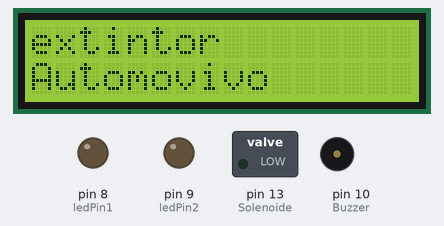
The sketch below on a simulated Arduino Uno, built with avr-gcc and run on an emulated ATmega328P. Parts: 16×2 character LCD, switched loads named in the sketch (green lamp = pin HIGH), output pins drawn as LEDs (lit = HIGH), buzzer (waves = sounding, pin HIGH).

Above: at 0.1 s.
At 10.1 s:
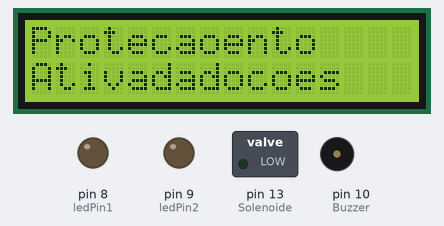
At 20.1 s:
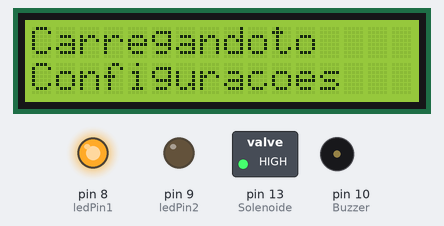
At 38.2 s:
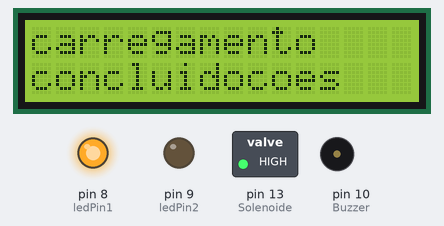
Timing chart, 0 to 39.7 s (numbered marks = the images above):
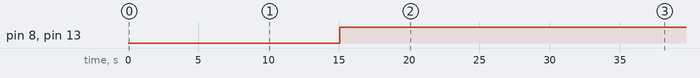

Measured:
- by itself, pin 8 (ledPin1), pin 13 (Solenoide): LOW → HIGH at 15.1 s
- what the display in image 1 shows lasts 5.0 s, from 10.1 s to 15.1 s
- what the display in image 2 shows lasts 3.0 s, from 20.1 s to 23.1 s

The sketch:

Extintor_Automatico_Automotivo.ino
```cpp
// Programação extintor_teste_0001

#include <LiquidCrystal.h>
LiquidCrystal lcd(12, 11, 5, 4, 3, 2);
const int pinoSensor = 0;
const int Botao1 = 6;                      //Botao para acionamento do estintor
const int Botao2 = 7;                      //Botao para cancelamento de acionamento
const int ledPin1 = 8;                     //Led de status de bom funcionamento
const int ledPin2 = 9;                     //Led de alerta de Incêndio
const int Buzzer = 10;                     //Buzzer para alarme de Incendio
const int Solenoide = 13;                  //solenoide de controle do extintor

int EstadoBotao1 = 0;                      //Botao inicia desligado
int EstadoBotao2 = 0;                      //Botao inicia desligado
int valorSensor = 0;                       //Sensor de Temperatura inicia com valor "0"

void setup(){
  Serial.begin(9600);
  lcd.begin(16, 2);                      //Informa to tamanho do display
  pinMode(Botao1, INPUT);                  //Indica pno 6 como entrada
  pinMode(Botao2, INPUT);                  //Indica pno 7 como entrada
  pinMode(ledPin1, OUTPUT);                //Indica pino 8 como saida
  pinMode(ledPin2, OUTPUT);                //Indica pino 9 como saida
  pinMode(Buzzer, OUTPUT);                 //Indica pino 10 como saida
  pinMode(Solenoide, OUTPUT);              //Indica o pino 13 como saida
}

void loop(){
  lcd.setCursor(0,0);
  lcd.print("extintor");                 //Indica o que será escrito na linha 0
  lcd.setCursor(0,1);
  lcd.print("Automovivo");               //Indica o que será escrito na linha 1

  delay(5000);

  lcd.setCursor(0,0);
  lcd.print("Carregando");
  lcd.setCursor(0,1);
  lcd.print("Configuracoes");

  delay(3000);

  lcd.setCursor(0,0);
  lcd.print("carregamento");
  lcd.setCursor(0,1);
  lcd.print("concluido");

  delay(2000);

  lcd.setCursor(0,0);
  lcd.print("Protecao");
  lcd.setCursor(0,1);
  lcd.print("Ativada");

  delay(5000);

  lcd.setCursor(0,0);
  lcd.print("status");
  lcd.setCursor(0,1);
  lcd.print("valorSensor = ");

  //Condição inicial caso a temperatura esteja acima de "0"
  if (valorSensor > 0){
    digitalWrite(ledPin1, HIGH);
  }

  //Condição inicial caso a temperatura nao esteja acima de "0"
  else{
    digitalWrite(ledPin1, LOW);
  }

  //Condição inicial caso a temperatura esteja acima de "800"
  if (valorSensor > 800){
    digitalWrite(ledPin1, LOW);
    delay(2000);
    digitalWrite(ledPin1,HIGH);
    digitalWrite(ledPin1, LOW);
    delay(1000);
    digitalWrite(ledPin1,HIGH);
    digitalWrite(ledPin1, LOW);
    delay(500);
    digitalWrite(ledPin1,HIGH);
  }

  //Condição inicial caso a temperatura esteja acima de "935"
  if (valorSensor > 935){
    digitalWrite(ledPin1, LOW);
    lcd.setCursor(0,0);
    lcd.print("Alerta, Incendio");
    lcd.setCursor(0,1);
    lcd.print("valorSensor = ");
    digitalWrite(Solenoide,HIGH);
    digitalWrite(Buzzer, HIGH);
  }

  else{
    digitalWrite(ledPin1, HIGH);
    lcd.setCursor(0,0);
    lcd.print("status");
    lcd.setCursor(0,1);
    lcd.print("valorSensor = ");
  }

  if (Buzzer == HIGH){
    digitalWrite(ledPin2, HIGH);
    delay(1000);
    digitalWrite(ledPin2, LOW);
    delay(1000);
    digitalWrite(ledPin2, HIGH);
  }

  else{
    digitalWrite(ledPin2, LOW);
  }

  if (EstadoBotao1 = HIGH){
    digitalWrite(Solenoide, HIGH);
    lcd.setCursor(0,0);
    lcd.print("status");
    lcd.setCursor(0,1);
    lcd.print("Extintor ON");
  }

  if (EstadoBotao2 == HIGH){
    digitalWrite(Solenoide, LOW);
    digitalWrite(Buzzer, LOW);
    digitalWrite(ledPin2, LOW);
    lcd.setCursor(0,0);
    lcd.print("status");
    lcd.setCursor(0,1);
    lcd.print("Alerta Cancelado");
  }
}
```
